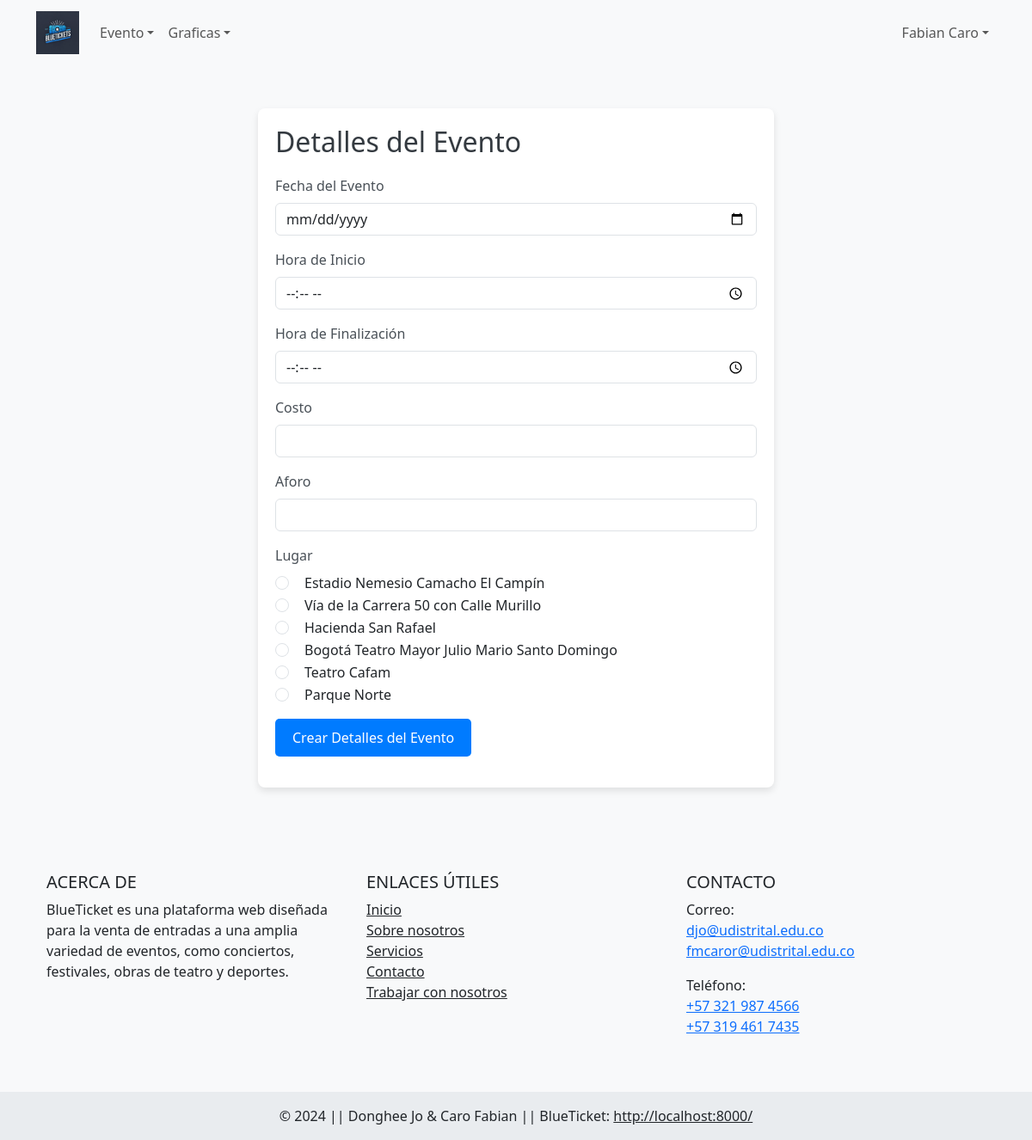
Page /crearEvento?idEvento=8 (signed in) on the committed database.
### tables this page shows
CREATE TABLE `proveedor` (
  `idProveedor` int NOT NULL AUTO_INCREMENT,
  `nombre` varchar(45) NOT NULL,
  `apellido` varchar(45) NOT NULL,
  `correo` varchar(45) NOT NULL,
  `clave` varchar(45) NOT NULL,
  `estado` int DEFAULT '0',
  PRIMARY KEY (`idProveedor`),
  UNIQUE KEY `correo_UNIQUE` (`correo`),
  CONSTRAINT `proveedor_chk_1` CHECK ((`estado` in (0,1,2)))
);

CREATE TABLE `lugar` (
  `idLugar` int NOT NULL AUTO_INCREMENT,
  `nombre` varchar(45) NOT NULL,
  `direccion` varchar(45) NOT NULL,
  `capacidad_maxima` int DEFAULT NULL COMMENT 'Capacidad máxima del lugar',
  `idCiudad` int NOT NULL,
  PRIMARY KEY (`idLugar`),
  KEY `fk_Lugar_Ciudad1_idx` (`idCiudad`),
  CONSTRAINT `fk_Lugar_Ciudad1` FOREIGN KEY (`idCiudad`) REFERENCES `ciudad` (`idCiudad`)
);

### src/Logic/Proveedor.php (called while the page is built, shortened)
<?php
require_once(__DIR__ . '/../Database/Conexion.php');
class Proveedor
{
    private $idProveedor;
    private $nombre;
    private $apellido;
    public function __construct(
        $idProveedor = 0,
        $nombre = "",
        $apellido = "",
        $correo = "",
        $clave = "",
        $estado = 0,
    ) {
        $this->idProveedor = $idProveedor;
        $this->nombre = $nombre;
        $this->apellido = $apellido;
    }
    public function getNombre()
    {
        return $this->nombre;
    }
    public function getApellido()
    {
        return $this->apellido;
    }
    public function consultar()
    {
        $conexion = new Conexion();
        $conexion->abrirConexion();
        $proveedorDAO = new ProveedorDAO($this->idProveedor);
        $conexion->ejecutarConsulta($proveedorDAO->consultar());
        $registro = $conexion->siguienteRegistro();
        $this->nombre = $registro[0];
        $this->apellido = $registro[1];
    }
}

### src/Database/Conexion.php (called while the page is built, shortened)
<?php
class Conexion{
    private $mysqlConexion;
    private $resultado;
    public function abrirConexion(){
        $this -> mysqlConexion = new mysqli("localhost", "root", "1234", "blueticketv3");
    }
    public function ejecutarConsulta($sentenciaSQL){
        $this -> resultado = $this -> mysqlConexion -> query($sentenciaSQL);
    }
    public function siguienteRegistro(){
        return $this -> resultado -> fetch_row();
    }
}
?>

### src/Logic/Lugar.php (called while the page is built, shortened)
<?php
require_once (__DIR__ . '/../Database/Conexion.php');
require(__DIR__ . '/../Persistence/LugarDAO.php');
require_once(__DIR__ . '/Ciudad.php');
class Lugar {
    private $idLugar;
    private $nombreLugar;
    public function getIdLugar() {
        return $this->idLugar;
    }
    public function getNombreLugar() {
        return $this->nombreLugar;
    }
    public function __construct($idLugar = 0, $nombreLugar = "", $direccionLugar = "", $capacidadMaximaLugar = "", $ciudad = null) {
        $this->idLugar = $idLugar;
        $this->nombreLugar = $nombreLugar;
    }
    public function consultarTodos() {
        $ciudades = array();
        $lugares = array();
        $conexion = new Conexion();
        $conexion->abrirConexion();
        $lugarDAO = new LugarDAO();
        $conexion->ejecutarConsulta($lugarDAO->consultarTodos());
        while($registro = $conexion->siguienteRegistro()) {
            $ciudad = null;
            if(array_key_exists($registro[3], $ciudades)){
                $ciudad = $ciudades[$registro[3]];
            }
            else {
                $ciudad = new Ciudad($registro[3]);
                $ciudad->consultar();
                $ciudades[$registro[3]] = $ciudad;
            }
            $lugar = new Lugar($registro[0], $registro[1], $registro[2], $ciudad);
            array_push($lugares, $lugar);
        }
        return $lugares;
    }
}
?>

### src/Persistence/LugarDAO.php (called while the page is built, shortened)
<?php
class LugarDAO {
    public function consultarTodos() {
        return "SELECT idLugar, nombre, direccion, idCiudad FROM Lugar";
    }
}
?>

### src/Logic/Ciudad.php (called while the page is built, shortened)
<?php
require_once (__DIR__ . '/../Database/Conexion.php');
require_once(__DIR__ . '/../Persistence/CiudadDAO.php');
class Ciudad {
    private $idCiudad;
    public function __construct($idCiudad = 0, $nombreCiudad = "") {
        $this->idCiudad = $idCiudad;
    }
    public function consultar() {
        $conexion = new Conexion();
        $conexion->abrirConexion();
        $ciudadDAO = new CiudadDAO($this->idCiudad);
        $conexion->ejecutarConsulta($ciudadDAO->consultar());
        $registro = $conexion->siguienteRegistro();
    }
}
?>

### src/Persistence/CiudadDAO.php (called while the page is built, shortened)
<?php
class CiudadDAO {
    private $idCiudad;
    public function __construct($idCiudad = 0, $nombreCiudad = "") {
        $this->idCiudad = $idCiudad;
    }
    public function consultar() {
        return "SELECT nombre FROM ciudad WHERE idCiudad = '" . $this->idCiudad . "'";
    }
}
?>

### public/views/proveedor/detalleEvento.php (the view, shortened to what this page needs)
<?php
require_once(__DIR__ . '/../../../src/Logic/Lugar.php');
$idEvento = isset($_GET['idEvento']) ? intval($_GET['idEvento']) : 0;
?>
<div class="container form-container">
    <h2>Detalles del Evento</h2>
    <form action="/crearEvento?idEvento=<?php echo $idEvento; ?>" method="POST">
        <div class="mb-3">
            <label for="fecha" class="form-label">Fecha del Evento</label>
            <input type="date" class="form-control" id="fecha" name="fecha" required>
        </div>
        <div class="mb-3">
            <label for="horaInicio" class="form-label">Hora de Inicio</label>
            <input type="time" class="form-control" id="horaInicio" name="horaInicio" required>
        </div>
        <div class="mb-3">
            <label for="horaFinal" class="form-label">Hora de Finalización</label>
            <input type="time" class="form-control" id="horaFinal" name="horaFinal" required>
        </div>
        <div class="mb-3">
            <label for="costo" class="form-label">Costo</label>
            <input type="number" class="form-control" id="costo" name="costo" required>
        </div>
        <div class="mb-3">
            <label for="aforo" class="form-label">Aforo</label>
            <input type="number" class="form-control" id="aforo" name="aforo" required>
        </div>
        <div class="mb-3">
            <label class="form-label">Lugar</label><br>
            <?php
            $lugar = new Lugar();
            $lugares = $lugar->consultarTodos();
            foreach ($lugares as $lugarActual) {
                echo '<div class="form-check">';
                echo '<input class="form-check-input" type="radio" name="idLugar" value="' . $lugarActual->getIdLugar() . '" required>';
                echo '<label class="form-check-label">' . $lugarActual->getNombreLugar() . '</label>';
                echo '</div>';
            }
            ?>
        </div>
        <button type="submit" name="submit" class="submit-btn btn btn-primary">Crear Detalles del Evento</button>
    </form>
</div>

### public/views/shared/navbarProveedor.php (shortened to what this page needs)
<?php
$idProveedor = $_SESSION["idProveedor"];
require_once(__DIR__ . '/../../../src/Logic/Proveedor.php');
$proveedor = new Proveedor($idProveedor);
$proveedor->consultar();
?>
<nav class="navbar navbar-expand-lg bg-body-tertiary">
	<div class="container">
		<a class="navbar-brand" href="/admin"><img src="/assets/images/logo.webp" width="50" /></a>
		<div class="collapse navbar-collapse" id="navbarNavDropdown">
			<ul class="navbar-nav me-auto">
				<li class="nav-item dropdown"><a class="nav-link dropdown-toggle"
						href="#" role="button" data-bs-toggle="dropdown"
						aria-expanded="false">Evento</a>
				</li>
				<li class="nav-item dropdown"><a class="nav-link dropdown-toggle"
						href="#" role="button" data-bs-toggle="dropdown"
						aria-expanded="false">Graficas</a>
				</li>
			</ul>
			<ul class="navbar-nav">
				<li class="nav-item dropdown">
					<a class="nav-link dropdown-toggle" href="#" role="button" data-bs-toggle="dropdown" aria-expanded="false">
						<?php echo $proveedor->getNombre() . " " . $proveedor->getApellido() ?></a>
				</li>
			</ul>
		</div>
	</div>
</nav>

### public/assets/css/estilos.css (style rules this page uses)
html, body { height: 100%; margin: 0; background-color: #f8f9fa; display: flex; flex-direction: column; }
.container { flex: 1; }
ul { list-style-type: none; padding-left: 0; }
.form-container { max-width: 600px; margin: 50px auto; padding: 20px; background-color: white; border-radius: 8px; box-shadow: 0 4px 8px rgba(0, 0, 0, 0.1); }
.form-container h2 { margin-bottom: 20px; color: #343a40; }
.form-label { font-weight: 500; color: #495057; }
.form-check-label { margin-left: 10px; }
.submit-btn, .event-btn { background-color: #007bff; border: none; color: white; padding: 10px 20px; border-radius: 5px; transition: background-color 0.3s; }

### rows in the picture
proveedor: nombre "Fabian", apellido "Caro"
lugar: nombre "Estadio Nemesio Camacho El Campín"
lugar: nombre "Vía de la Carrera 50 con Calle Murillo"
lugar: nombre "Hacienda San Rafael"
lugar: nombre "Bogotá Teatro Mayor Julio Mario Santo Domingo"
lugar: nombre "Teatro Cafam"
lugar: nombre "Parque Norte"
